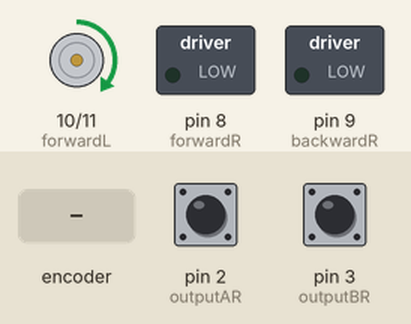
This sketch was run on a simulated Arduino Uno, built with avr-gcc and run on an emulated ATmega328P. On the bench: motor-driver pin pairs drawn as motors (green arrow = first pin HIGH = forward, orange = second pin HIGH = backward, longer = more drive), switched loads named in the sketch (green lamp = pin HIGH). Inputs (shaded band) come from the test bench; at power-on: pin 2 (outputAR) HIGH, pin 3 (outputBR) HIGH. What the sketch prints to the serial monitor is not drawn.

Above: at 1.2 s.
1.3 s: rotary encoder on pin 2 (outputAR) / pin 3 (outputBR) turned 2 steps (second pin leading)
4.7 s: rotary encoder on pin 2 (outputAR) / pin 3 (outputBR) turned 3 steps (first pin leading)
Timing chart, 0 to 7.7 s (numbered marks = the images above; inputs shaded):
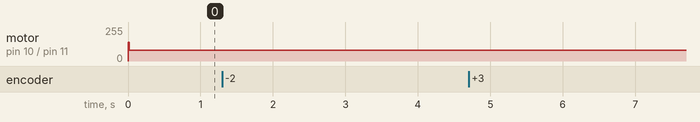

Measured:
- after the input at 1.3 s, every drawn part: stays the same
- after the input at 4.7 s, every drawn part: stays the same

The sketch:

Test_13_PID_OrientationOK_PositionOK_2_Robolympix_2021.ino
```cpp
//Variables encodeurs
#define outputAR 2
#define outputBR 3
#define outputAL 18
#define outputBL 19
volatile float Rdist = 0;
volatile float Ldist = 0;
volatile float distUnitR = (float)PI * 40 / 1024 / 10;
volatile float distUnitL = (float)PI * 40 / 600 / 10;

float Rdistacc=0;
float Ldistacc=0;
float Rdistdec=0;
float Ldistdec=0;

volatile unsigned long firstTime;
volatile boolean Stop=false;

//Variables moteurs
volatile float vitesseR = 0 ;
volatile float vitesseL = 0 ;
volatile float vitesseO = 0 ;
#define forwardR 8
#define backwardR 9
#define forwardL 10
#define backwardL 11

//Variables erreurs/commandes position
float Rcmd = 0;
float Lcmd = 0;
volatile float Rerror;
volatile float Lerror;
volatile float prevRerror = 0;
volatile float prevLerror = 0;
volatile float sommeRerror = 0;
volatile float sommeLerror = 0;

//Variables erreurs vitesse
volatile float Oerror;
volatile float prevOerror = 0;
volatile float sommeOerror = 0;

//Encoder functions
void ISRtrackAR() {
  Rdist += (digitalRead(outputBR) == LOW) ? distUnitR : -distUnitR;
}
void ISRtrackBR() {
  Rdist += (digitalRead(outputAR) == LOW) ? -distUnitR : distUnitR;
}

void ISRtrackAL() {
  Ldist += (digitalRead(outputBL) == LOW) ? distUnitL : -distUnitL;
}

void ISRtrackBL() {
  Ldist += (digitalRead(outputAL) == LOW) ? -distUnitL : distUnitL;
}

bool inRange(volatile double val, volatile double minimum, volatile double maximum) {
  return ((minimum <= val) && (val <= maximum));
}
double sign (volatile double val){
  if (val>=0)
    return 1;
  else
    return -1;
}

//Motor functions
void motorR(volatile float vR) {
  if (vR > 0) {
    analogWrite(forwardR, vR);
    analogWrite(backwardR, 0);
  }
  else {
    analogWrite(forwardR, 0);
    analogWrite(backwardR, -vR); //5.2
  }
}

void motorL(volatile float vL) {
  if (vL > 0) {
    analogWrite(forwardL, vL);
    analogWrite(backwardL, 0);
  }
  else {
    analogWrite(forwardL, 0);
    analogWrite(backwardL, -vL); //5.2
  }
}

//PID Position Parameters

float kpR = 0.003 ; // 0.01 not great
float kpL = 0.04 ; // 0.01 Good

float kdR = 10; // 50 GOOD
float kdL = 14; // 50 Not great

float kiR = 0.0001 ; // 0.000000000001
float kiL = 0.00015;

float kpO = 10; // 10 GOOD
float kdO = 10;  // 1 GOOD
float kiO = 0.00001; // 0.003


//Marges d'erreurs
//volatile double margePRdist = 1;
//volatile double margeNRdist = -1;
//volatile double margePLdist = 1;
//volatile double margeNLdist = -1;

volatile double margePVRerror = 1;
volatile double margeNVRerror = 1;
volatile double margePVLerror = 1;
volatile double margeNVLerror = 1;

volatile double margePRerror = 1;
volatile double margeNRerror = -1;
volatile double margePLerror = 1;
volatile double margeNLerror = -1;

volatile double margePOerror = 1;
volatile double margeNOerror = -1;

volatile float kvR=0;
volatile float kvL=0;
volatile float penteR=0;
volatile float penteL=0;

void PIDorientation() {
  Oerror = Rdist - Ldist;
   if (!inRange(Oerror, margeNOerror, margePOerror)) {
  sommeOerror += Oerror;
  vitesseO = (kpO * Oerror) + (kdO * (Oerror - prevOerror)) + kiO * sommeOerror;
  prevOerror = Oerror;
 }
 else
    vitesseO=0;
}

void PIDposition() {

  Rerror = Rcmd - Rdist;
  sommeRerror +=  Rerror ;

  Lerror = Lcmd - Ldist;
  sommeLerror +=  Lerror ;

  //if (!(Rerror<0 || Lerror<0))
  if (Rdist+Ldist<Rdistacc+Ldistacc){
    vitesseR = ((double) (110 / Rdistacc)) * Rdist;
    vitesseL = ((double) (110 / Ldistacc)) * Ldist;
  }
  else if (inRange((Rdist+Ldist)/2,(Rdistacc+Ldistacc)/2,(Rcmd-Rdistdec+Lcmd-Ldistacc)/2)) {
    vitesseR = 110;
    vitesseL = 110;
  }
  else if (inRange((Rdist+Ldist)/2,((Rcmd-Rdist)+(Lcmd-Ldist))/2,(Rcmd+Lcmd)/2)){
    vitesseR=  ((double)(110 / Rcmd)) * Rerror;
    vitesseL = ((double)(110 / Lcmd)) * Lerror;
  }
  else{
    vitesseR = 0;
    vitesseL = 0;
  }

  if (!inRange(Rerror,margeNRerror,margePRerror))
    vitesseR = (kpR * Rerror) + (kdR * (Rerror - prevRerror)) + kiR * sommeRerror;
  if (!inRange(Lerror,margeNLerror,margePLerror))
    vitesseL = (kpL * Lerror) + (kdL * (Lerror - prevLerror)) + kiL * sommeLerror;

  vitesseR = (vitesseR > 180) ? 180 : vitesseR;
  vitesseL = (vitesseL > 180) ? 180 : vitesseL;

  vitesseR = ((vitesseR < 80) && (Rerror > 0)) ? 80 : vitesseR; // min 72
  vitesseL = ((vitesseL < 80) && (Lerror > 0)) ? 80 : vitesseL;// min 72
  vitesseR = ((vitesseR < 80) && (Rerror < 0)) ? -80 : vitesseR; // min 72
  vitesseL = ((vitesseL < 80) && (Lerror < 0)) ? -80 : vitesseL;// min 72


  /*if (Rdist>Rcmd){
       penteR=vitesseR / Rerror;
       vitesseR = -(penteR) * Rdist;
       if (Rerror==prevRerror && Rerror!=0)
          kvR+=0.001;
  }
  if (Ldist>Lcmd){
       penteL=vitesseL / Lerror;
       vitesseL = -(penteL) * Ldist;
       if (Rerror==prevRerror && Lerror!=0)
          kvL+=0.001;
  }*/
  PIDorientation();
  if (!inRange(Oerror, margeNOerror, margePOerror)){
      vitesseR -= vitesseO;
      vitesseL += vitesseO;
  }

  prevRerror = Rerror;
  prevLerror = Lerror;
}

void Go(float cmd){
  Rcmd=cmd;   //+10.3
  Lcmd=cmd;   //+10.2

  Rdistacc=Rcmd*0.15;
  Ldistacc=Lcmd*0.15;
  Rdistdec=Rcmd*0.30;
  Ldistdec=Lcmd*0.30;

  PIDposition();
  motorR(vitesseR);
  motorL(vitesseL);
  if ((prevRerror=!0) && (prevLerror!=0) && (prevLerror==Lerror) && (prevRerror==Rerror) && (millis>firstTime))
      Stop=true;
}
void TurnRight(float angle){
  Rcmd=-20.8*angle;
  Lcmd=20.8*angle;

  Rdistacc=Rcmd*0.1;
  Ldistacc=Lcmd*0.1;
  Rdistdec=Rcmd*0.20;
  Ldistdec=Lcmd*0.20;

  PIDposition();
  motorR(-vitesseR);
  motorL(vitesseL);
  if ((prevRerror=!0) && (prevLerror!=0) && (prevLerror==Lerror) && (prevRerror==Rerror) && (millis>firstTime))
    Stop=true;
}
void TurnLeft(float angle){
  Rcmd=20.8*angle;
  Lcmd=-20.8*angle;

  Rdistacc=Rcmd*0.1;
  Ldistacc=Lcmd*0.1;
  Rdistdec=Rcmd*0.20;
  Ldistdec=Lcmd*0.20;

  PIDposition();
  motorR(vitesseR);
  motorL(-vitesseL);
  if ((prevRerror=!0) && (prevLerror!=0) && (prevLerror==Lerror) && (prevRerror==Rerror) && (millis>firstTime))
    Stop=true;
}

void setup() {
  Serial.begin(9600);

  //Command Encoders
  pinMode(outputAR, INPUT_PULLUP);
  pinMode(outputBR, INPUT_PULLUP);
  pinMode(outputAL, INPUT_PULLUP);
  pinMode(outputBL, INPUT_PULLUP);

  attachInterrupt(digitalPinToInterrupt(outputAR), ISRtrackAR, RISING);
  attachInterrupt(digitalPinToInterrupt(outputAL), ISRtrackAL, RISING);
  attachInterrupt(digitalPinToInterrupt(outputBR), ISRtrackBR, RISING);
  attachInterrupt(digitalPinToInterrupt(outputBL), ISRtrackBL, RISING);

  //Command Motors
  pinMode(forwardR, OUTPUT);
  pinMode(backwardR, OUTPUT);
  pinMode(forwardL, OUTPUT);
  pinMode(backwardL, OUTPUT);
}


void loop() {
  firstTime=millis();
  Go(10);
  //if (Stop)
    //Go(-10);
  //TurnRight(90);

  Serial.print("vitesseL= ");
  Serial.print(vitesseL);
  Serial.print(" \tvitesseR= ");
  Serial.print(vitesseR);
  Serial.print(" \tOerror= ");
  Serial.print(Oerror);

  Serial.print(" \tLerror= ");
  Serial.print(Lerror);
  Serial.print(" \tRerror= ");
  Serial.println(Rerror);

  /*Serial.print("Ldist= ");
  Serial.print(Ldist);
  Serial.print("\tRdist= ");
  Serial.print(Rdist);*/

  /*if (Rerror>0 && Lerror>0){
    motorR(82);
    motorL(92);
    }
    else
     if(Rerror>0){
        motorR(82);
        motorL(0);
      }
      else
        if (Lerror>0){
          motorR(0);
          motorL(92);
        }
        else{
          motorR(0);
          motorL(0);
        }*/
}
```
